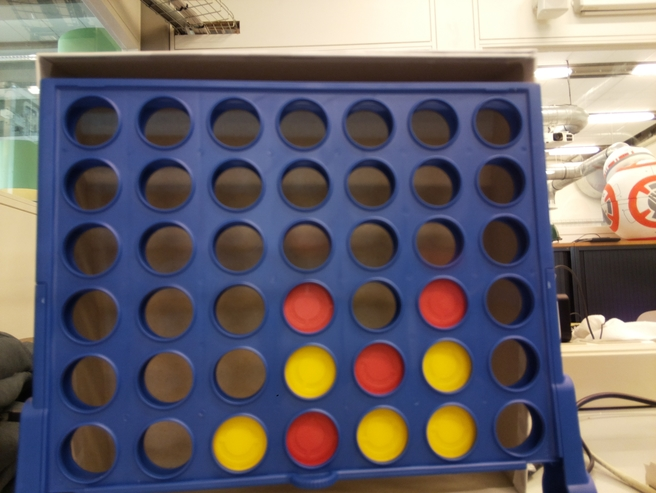
#> input picture CodeVision/board.jpg, 656 x 493 px, found by its file name
$ python detectcircles.py   (Python 2 division)
#> lines starting #> are read from the running program, lines starting #| are printed output that depends on the picture; after the words box and inside, x2 and y2 are one past the last pixel; in counts of white or black regions, pixels touching at a corner belong together
#!/usr/bin/python

'''
This example illustrates how to use cv.HoughCircles() function.

Usage:
    houghcircles.py [<image_name>]
    image argument defaults to ../data/board.jpg
'''

# Python 2/3 compatibility
from __future__ import print_function

import cv2 as cv
import numpy as np
import sys

def main():
    print(__doc__)

    try:
        fn = sys.argv[1]
    except IndexError:
        fn = "../data/board.jpg"

    src = cv.imread(fn, 1)
#> src is the input picture: shape (493, 656, 3); mean B, G, R 105.9, 101.1, 107.4
    img = cv.cvtColor(src, cv.COLOR_BGR2GRAY)
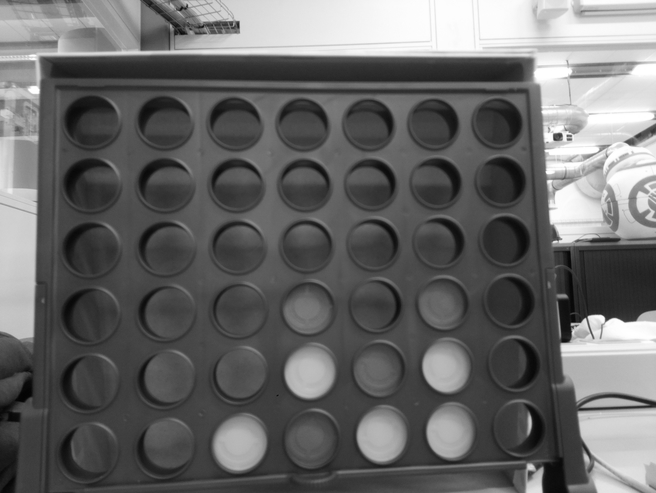
#> img: shape (493, 656); min 3, max 255, mean 103.5
#   img = cv.medianBlur(img, 5)
    cimg = src.copy() # numpy function

    circles = cv.HoughCircles(img, cv.HOUGH_GRADIENT, 1, 10, np.array([]), 100, 30, 20, 30)
#> circles = 44 rows, first 8: [373.5, 243.5, 28.6], [239.5, 309.5, 26.1], [380.5, 434.5, 25.8], [432.5, 124.5, 25.7], [90.5, 122.5, 27.2], [505.5, 239.5, 24], [164.5, 185.5, 27.2], [307.5, 309.5, 24.1]

    # Check if circles have been found and only then iterate over these and add them to the image
    if circles is not None and len(circles):
        print(circles)
#> (printed output is left out)
        a, b, c = circles.shape
#> a = 1; b = 44; c = 3
        for i in range(b):
            cv.circle(cimg, (circles[0][i][0], circles[0][i][1]), circles[0][i][2], (0, 0, 255), 3, cv.LINE_AA)
            cv.circle(cimg, (circles[0][i][0], circles[0][i][1]), 2, (0, 255, 0), 3, cv.LINE_AA)  # draw center of circle
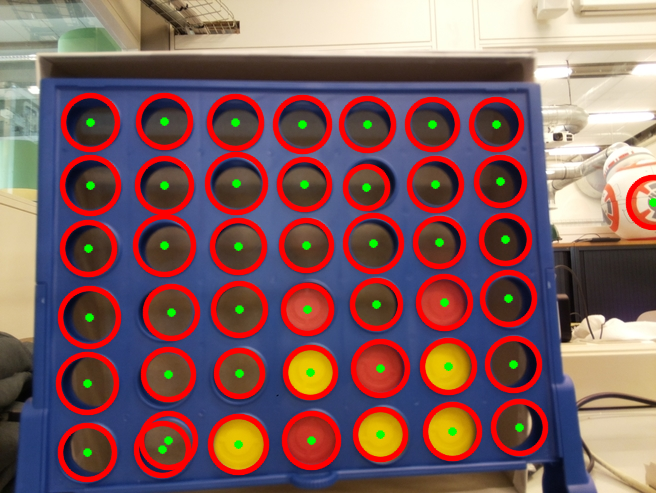
#> cimg: shape (493, 656, 3); 16.33% of pixels changed, all inside (x1, y1, x2, y2) = (55, 92, 656, 483)
        index = (i+1)
#> index = 44

	output = cimg
	array = read_circles(circles, index)
#Output graphic
	cv.imshow("detected circles", output)
	print("total amount of circles: " + str(index))
	print_circles(array, index, 140)
	print()
	if index > 41:
		order_array(array, index)
	print_circles(array, index, 1000)
	i = 2
	for i in range(i, 5):
		print(str(i))
    cv.imshow("source", src)
    cv.waitKey(0)

def read_circles(a_circles, i):
#> called with a_circles = array of shape (1, 44, 3), i = 44
	data = [[0 for x in range(2)] for y in range(i)]
	for j in range(i):
		point_x = a_circles[0][j][0]
		point_y = a_circles[0][j][1]
		data[j][0] = point_x
		data[j][1] = point_y
#> this loop made 44 passes
#> (point_x, point_y) on passes 1 to 12: (373.5, 243.5), (239.5, 309.5), (380.5, 434.5), (432.5, 124.5), (90.5, 122.5), (505.5, 239.5), (164.5, 185.5), (307.5, 309.5), (239.5, 373.5), (236.5, 183.5), (238.5, 246.5), (238.5, 444.5)
#> after the loop, data = 44 pairs, first value 87.5 to 653.5, second value 121.5 to 452.5
#> in main, `array = read_circles(circles, index)`: array has the same summary as data in read_circles
#| total amount of circles: 44
#	print (str(data[0][0]))
	return data

def print_circles(array, i, high):
#> called with i = 44, high = 140
	print()
	for j in range(i):
		if array[j][0] < high:
			print("\tx:" + str(array[j][0]) + "\t\ty:" + str(array[j][1]))
#> this loop made 44 passes
#| 	x:90.5		y:122.5
#| 	x:89.5		y:317.5
#| 	x:90.5		y:185.5
#| 	x:88.5		y:248.5
#| 	x:87.5		y:452.5
#| 	x:87.5		y:383.5
	return 1

def order_array(array, length):
# gesorteerd op kollommen, van links naar rechts
#> called with length = 44
	start_pos = 0
	for k in range(7):
		for j in range(start_pos, 6 + start_pos):
			next_lowest = find_lowest_x(array, j, length)
			array = swapped(array, next_lowest, length, j)
		start_pos += 6
#> this loop made 7 passes
#> start_pos on passes 1 to 7: 6, 12, 18, 24, 30, 36, 42
#> after the loop, array has the same summary as data in read_circles; start_pos = 42
# nu sorteren op rijen, van laag naar hoog

	return array

def find_lowest_x(array, index, length):
	lowest = 10000
	nearest = 0
	for i in range(index, length):
		if array[i][0] < lowest:
			lowest = array[i][0]
	return lowest

def swapped(array, num, length, new_place):
	from_j = 0
	for j in range(length):
		if array[j][0] == num:
			from_j = j
	tmp_x = array[new_place][0]
	tmp_y = array[new_place][1]
	array[new_place][0] = array[from_j][0]
	array[new_place][1] = array[from_j][1]
	array[from_j][0] = tmp_x
	array[from_j][1] = tmp_y
	return array

if __name__ == '__main__':
	main()
#> the loop in print_circles (call 2), `for j in range(i):` made 44 passes
#| 	x:87.5		y:383.5
#| 	x:87.5		y:452.5
#| 	x:88.5		y:248.5
#| 	x:89.5		y:317.5
#| 	x:90.5		y:185.5
#| 	x:90.5		y:122.5
#| 	x:162.5		y:449.5
#| 	x:164.5		y:185.5
#> (further printed lines are left out)

$ run again, with CodeVision/nice1.jpg copied over CodeVision/board.jpg
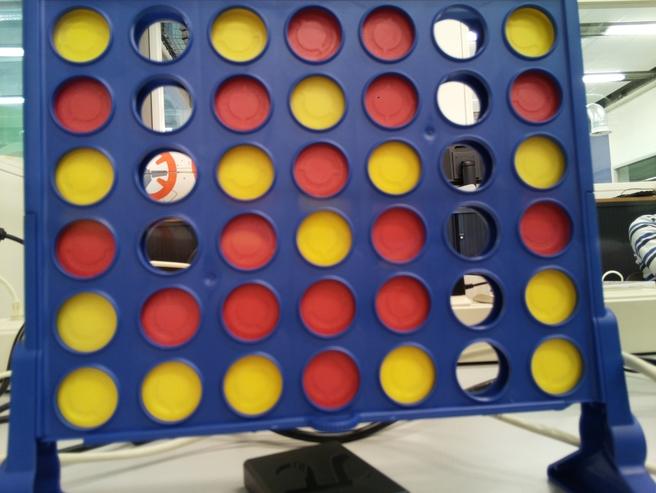
#> input picture CodeVision/nice1.jpg, 656 x 493 px, found by its file name
#> in main, src is the input picture: shape (493, 656, 3); mean B, G, R 108.6, 102.5, 110.7
#> in main, `img = cv.cvtColor(src, cv.COLOR_BGR2GRAY)`:
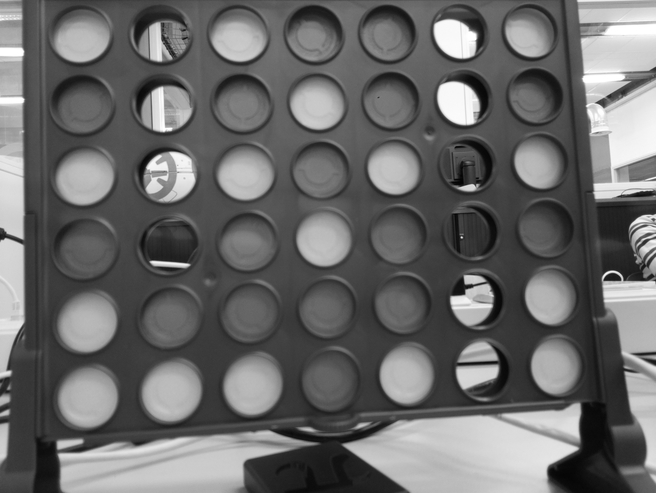
#> img: shape (493, 656); min 4, max 255, mean 105.6
#> circles = 42 rows, first 8: [464.5, 97.5, 27.2], [86.5, 321.5, 29.4], [247.5, 173.5, 29.4], [247.5, 241.5, 29.4], [391.5, 99.5, 27.4], [323.5, 238.5, 26.8], [241.5, 102.5, 28.2], [316.5, 102.5, 26]
#> (printed output is left out)
#> after the loop in main, `for i in range(b):`:
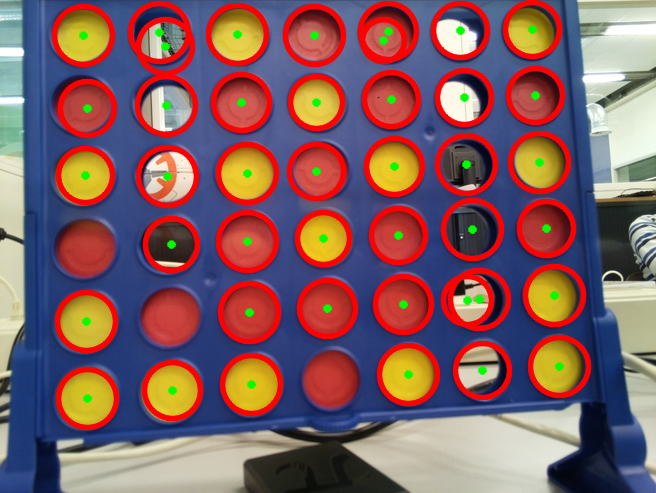
#> cimg: shape (493, 656, 3); 16.47% of pixels changed, all inside (x1, y1, x2, y2) = (51, 0, 592, 431)
#> the loop in read_circles, `for j in range(i):` made 42 passes
#> (point_x, point_y) on passes 1 to 8: (464.5, 97.5), (86.5, 321.5), (247.5, 173.5), (247.5, 241.5), (391.5, 99.5), (323.5, 238.5), (241.5, 102.5), (316.5, 102.5)
#> after the loop in read_circles, `for j in range(i):`: data = 42 pairs, first value 83.5 to 559.5, second value 29.5 to 398.5
#> in main, `array = read_circles(circles, index)`: array has the same summary as data in read_circles
#| total amount of circles: 42
#> the loop in print_circles, `for j in range(i):` made 42 passes
#| 	x:86.5		y:321.5
#| 	x:87.5		y:398.5
#| 	x:83.5		y:35.5
#| 	x:87.5		y:108.5
#| 	x:85.5		y:175.5
#> the loop in order_array, `for k in range(7):` made 7 passes
#> start_pos on passes 1 to 7: 6, 12, 18, 24, 30, 36, 42
#> after the loop in order_array, `for k in range(7):`: array has the same summary as data in read_circles; start_pos = 42
#> the loop in print_circles (call 2), `for j in range(i):` made 42 passes
#| 	x:83.5		y:35.5
#| 	x:85.5		y:175.5
#| 	x:86.5		y:321.5
#| 	x:87.5		y:108.5
#| 	x:87.5		y:398.5
#> (further printed lines are left out)

$ run again, with CodeVision/nice2.jpg copied over CodeVision/board.jpg
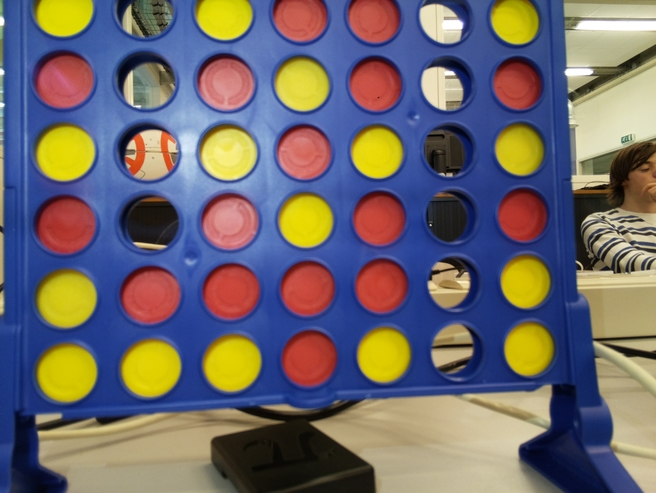
#> input picture CodeVision/nice2.jpg, 656 x 493 px, found by its file name
#> in main, src is the input picture: shape (493, 656, 3); mean B, G, R 107.6, 105.2, 111.7
#> in main, `img = cv.cvtColor(src, cv.COLOR_BGR2GRAY)`:
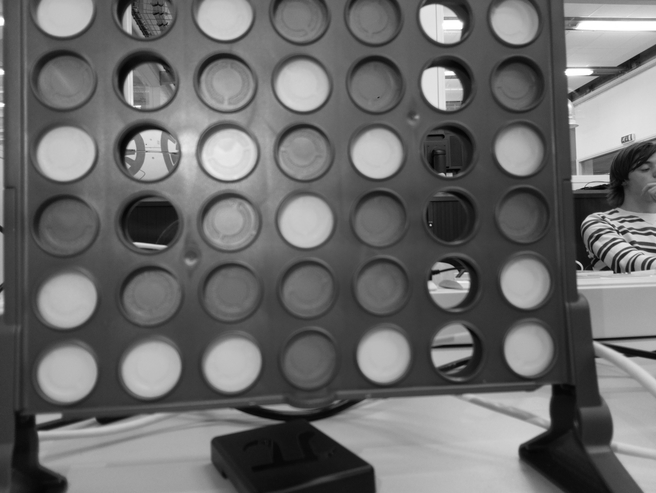
#> img: shape (493, 656); min 1, max 255, mean 107.4
#> circles = 42 rows, first 8: [377.5, 152.5, 29.4], [302.5, 152.5, 29.4], [375.5, 85.5, 29.4], [225.5, 80.5, 29.4], [446.5, 84.5, 29.4], [229.5, 220.5, 28.3], [61.5, 78.5, 29.4], [65.5, 155.5, 29.4]
#> (printed output is left out)
#> after the loop in main, `for i in range(b):`:
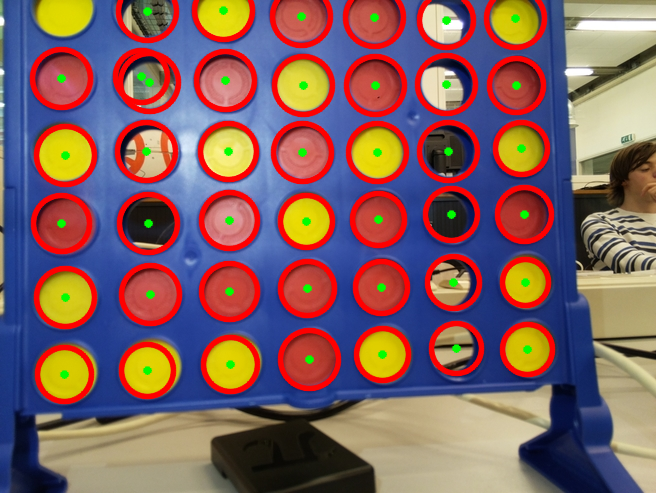
#> cimg: shape (493, 656, 3); 15.81% of pixels changed, all inside (x1, y1, x2, y2) = (29, 0, 556, 405)
#> the loop in read_circles, `for j in range(i):` made 42 passes
#> (point_x, point_y) on passes 1 to 8: (377.5, 152.5), (302.5, 152.5), (375.5, 85.5), (225.5, 80.5), (446.5, 84.5), (229.5, 220.5), (61.5, 78.5), (65.5, 155.5)
#> after the loop in read_circles, `for j in range(i):`: data = 42 pairs, first value 61.5 to 527.5, second value 10.5 to 374.5
#> in main, `array = read_circles(circles, index)`: array has the same summary as data in read_circles
#| total amount of circles: 42
#> the loop in print_circles, `for j in range(i):` made 42 passes
#| 	x:61.5		y:78.5
#| 	x:65.5		y:155.5
#| 	x:64.5		y:374.5
#| 	x:65.5		y:297.5
#| 	x:61.5		y:223.5
#> the loop in order_array, `for k in range(7):` made 7 passes
#> start_pos on passes 1 to 7: 6, 12, 18, 24, 30, 36, 42
#> after the loop in order_array, `for k in range(7):`: array has the same summary as data in read_circles; start_pos = 42
#> the loop in print_circles (call 2), `for j in range(i):` made 42 passes
#| 	x:61.5		y:223.5
#| 	x:61.5		y:78.5
#| 	x:64.5		y:374.5
#| 	x:65.5		y:297.5
#| 	x:65.5		y:155.5
#> (further printed lines are left out)
